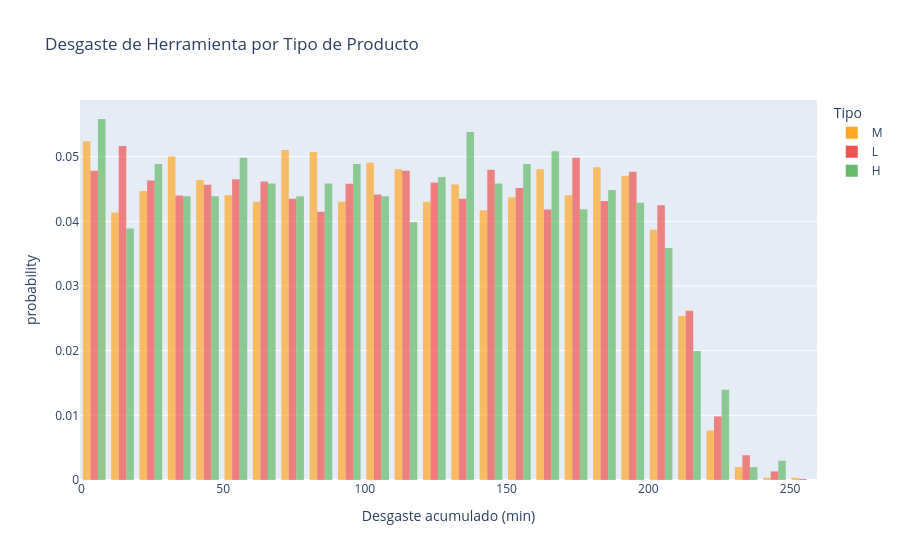

Write notebook code for a chart like this one.
### Code cell
fig5b = plot_wear_by_product_type(df)
fig5b.show()

### Figure 1 — Plotly figure (JSON) as saved in the notebook; plotly's stock layout.template omitted (floating-point values rounded to 4 significant figures; data arrays with more than 128 entries replaced by an {"elided": "..."} marker saying what was removed)
{"data": [{"alignmentgroup": "True", "bingroup": "x", "histnorm": "probability", "hovertemplate": "Tipo=M<br>Desgaste acumulado (min)=%{x}<br>probability=%{y}<extra></extra>", "legendgroup": "M", "marker": {"color": "#FFA726", "opacity": 0.7, "pattern": {"shape": ""}}, "name": "M", "nbinsx": 40, "offsetgroup": "M", "orientation": "v", "showlegend": true, "type": "histogram", "x": {"elided": "2997 int values"}, "xaxis": "x", "yaxis": "y"}, {"alignmentgroup": "True", "bingroup": "x", "histnorm": "probability", "hovertemplate": "Tipo=L<br>Desgaste acumulado (min)=%{x}<br>probability=%{y}<extra></extra>", "legendgroup": "L", "marker": {"color": "#EF5350", "opacity": 0.7, "pattern": {"shape": ""}}, "name": "L", "nbinsx": 40, "offsetgroup": "L", "orientation": "v", "showlegend": true, "type": "histogram", "x": {"elided": "6000 int values"}, "xaxis": "x", "yaxis": "y"}, {"alignmentgroup": "True", "bingroup": "x", "histnorm": "probability", "hovertemplate": "Tipo=H<br>Desgaste acumulado (min)=%{x}<br>probability=%{y}<extra></extra>", "legendgroup": "H", "marker": {"color": "#66BB6A", "opacity": 0.7, "pattern": {"shape": ""}}, "name": "H", "nbinsx": 40, "offsetgroup": "H", "orientation": "v", "showlegend": true, "type": "histogram", "x": {"elided": "1003 int values"}, "xaxis": "x", "yaxis": "y"}], "layout": {"barmode": "group", "legend": {"title": {"text": "Tipo"}, "tracegroupgap": 0}, "title": {"text": "Desgaste de Herramienta por Tipo de Producto"}, "xaxis": {"anchor": "y", "domain": [0, 1], "title": {"text": "Desgaste acumulado (min)"}}, "yaxis": {"anchor": "x", "domain": [0, 1], "title": {"text": "probability"}}}}
